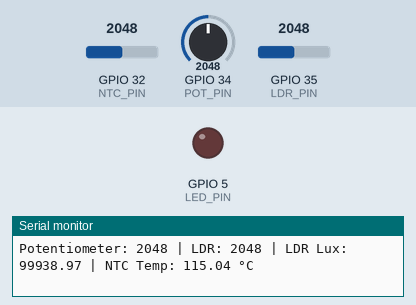
The sketch below on a simulated ESP32. Shown: output pins drawn as LEDs (lit = HIGH), the last lines printed to the serial monitor. The test bench sets the inputs (shaded band); at power-on: GPIO 35 (LDR_PIN) = 2048, GPIO 32 (NTC_PIN) = 2048, GPIO 34 (POT_PIN) = 2048.

Above: at 1.2 s.
1.3 s: GPIO 35 (LDR_PIN) set to 1928
At 2.3 s:
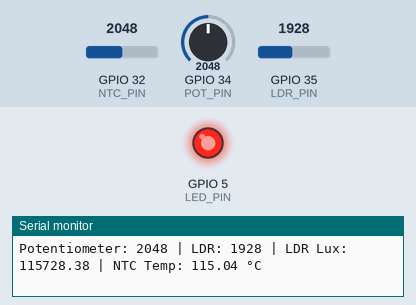
3.0 s: GPIO 35 (LDR_PIN) set to 2040
At 3.7 s:
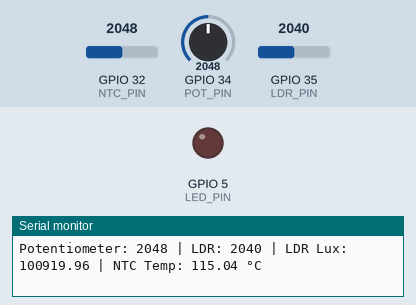
4.5 s: GPIO 35 (LDR_PIN) set to 1960
At 5.1 s:
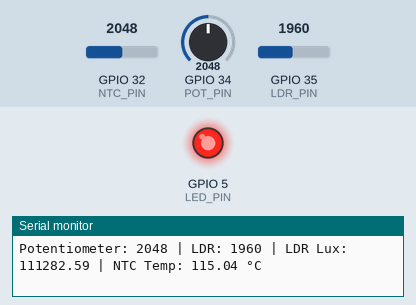
Timing chart, 0 to 7.5 s (numbered marks = the images above; inputs shaded):
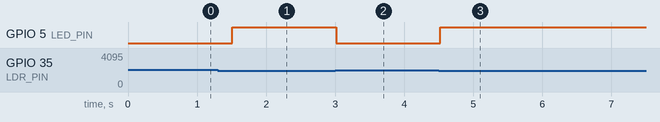

The sketch:

sketch.ino
```cpp
/*
 * ESP32 ADC + PWM WITH LDR CONTROL
 *
 * MEMBERS:
 * JOHN PATRICK MIRAM
 * PRINCE ALDEM A. FIGUEROA
 * MARY JOYCE ANN D. ISIP
 * LEA PENOLIO
 * ABIGAIL ALMENDRAL
 */

// PIN DEFINITIONS (kung saan nakakabit ang components)
#define LED_PIN 5      // LED connected sa GPIO 5
#define POT_PIN 34     // Potentiometer (analog input)
#define LDR_PIN 35     // LDR (light sensor)
#define NTC_PIN 32     // NTC (temperature sensor)

// PWM SETTINGS (for LED brightness control)
#define PWM_FREQ 5000  // frequency ng PWM signal
#define PWM_RES 8      // resolution (0–255 values)

// LDR THRESHOLD
// value kung saan natin masasabi kung dark or bright
int threshold = 2000;

void setup() {
  Serial.begin(115200); // start serial monitor

  // i-attach ang PWM sa LED pin
  ledcAttach(LED_PIN, PWM_FREQ, PWM_RES);
}

void loop() {

  // READ SENSORS (ADC)
  // kumukuha ng analog values (0–4095)
  int potValue = analogRead(POT_PIN); // basahin potentiometer
  int ldrValue = analogRead(LDR_PIN); // basahin light level
  int ntcValue = analogRead(NTC_PIN); // basahin temperature sensor

  // LDR → LED CONTROL
  // DARK → LED ON
  // BRIGHT → LED OFF

  if (ldrValue < threshold) {
    // kapag mababa ang value = madilim
    ledcWrite(LED_PIN, 255);  // full brightness (ON)
  } else {
    // kapag mataas ang value = maliwanag
    ledcWrite(LED_PIN, 0);    // OFF
  }

  // LDR → LUX (approximation lang ng light intensity)
  float ldrVoltage = ldrValue * (3.3 / 4095.0); // convert ADC to voltage
  float ldrLux = pow((3.3 - ldrVoltage) / ldrVoltage * 10000, 1.25);

  // NTC → TEMPERATURE (approximation)
  float ntcVoltage = ntcValue * (3.3 / 4095.0); // convert to voltage
  float temperature = (ntcVoltage - 0.5) * 100; // convert to °C

  // SERIAL OUTPUT (para makita sa Serial Monitor)
  Serial.print("Potentiometer: ");
  Serial.print(potValue); // show pot value

  Serial.print(" | LDR: ");
  Serial.print(ldrValue); // raw LDR value

  Serial.print(" | LDR Lux: ");
  Serial.print(ldrLux, 2); // computed light intensity

  Serial.print(" | NTC Temp: ");
  Serial.print(temperature, 2); // temperature value
  Serial.println(" °C");

  delay(300); // konting delay para readable output
}
```

Measured:
- the behaviour switches between 2000 and 1999 on GPIO 35 (LDR_PIN) (found by bisection; images 0 and 1)
- after the input at 1.3 s, GPIO 5 (LED_PIN): LOW → HIGH after 0.21 s
- after the input at 3.0 s, GPIO 5 (LED_PIN): HIGH → LOW at once
- after the input at 4.5 s, GPIO 5 (LED_PIN): LOW → HIGH at once
